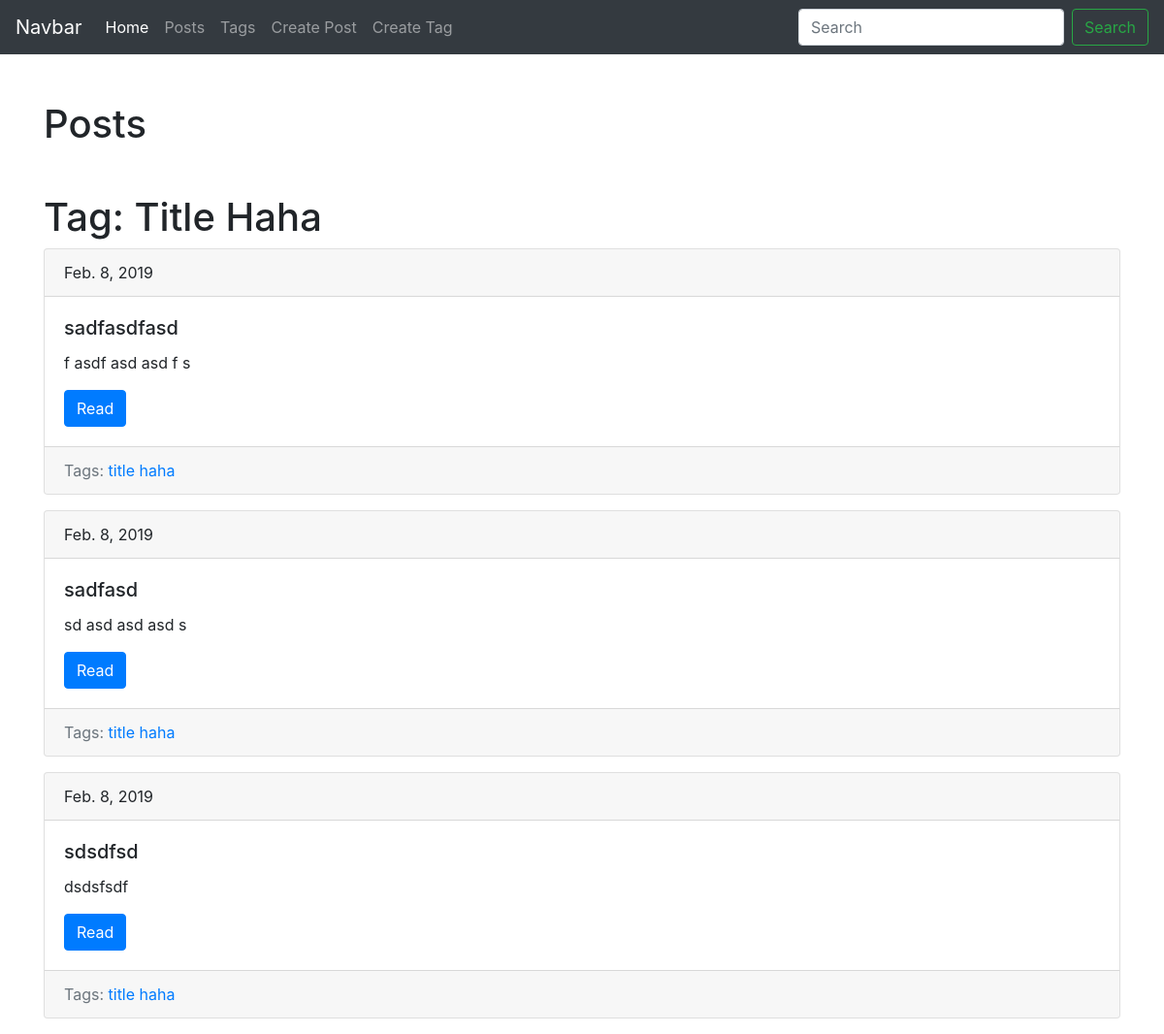
The app's page /blog/tag/slug-haha/, older data.
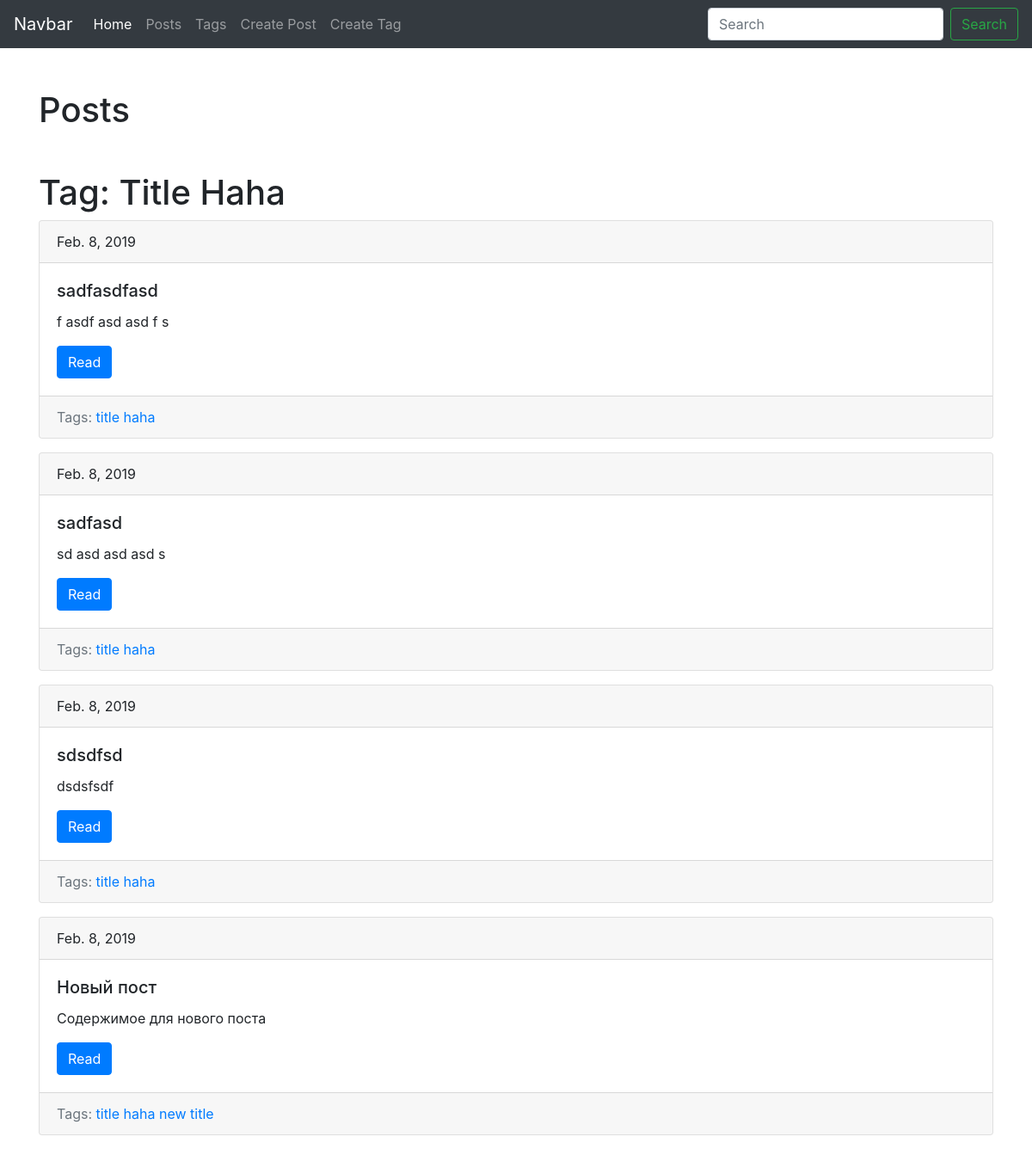
The same page, newer data.
### blog/models.py (models this page shows, shortened)
class Tag(models.Model):
    title = models.CharField(max_length=50)
    slug = models.CharField(max_length=50, unique=True)
    def get_absolute_url(self):
        return reverse('blog_tag_detail', kwargs={'slug': self.slug})

class Post(models.Model):
    title = models.CharField(max_length=150, db_index=True)
    slug = models.CharField(max_length=150, unique=True)
    body = models.TextField(blank=True, db_index=True)
    date_pub = models.DateTimeField(auto_now_add=True)
    tags = models.ManyToManyField('Tag', blank=True, related_name='posts')
    def get_absolute_url(self):
        return reverse('blog_post_detail', kwargs={'slug': self.slug})

### blog/views.py (the view)
# urls.py: path('tag/<str:slug>/', TagDetail.as_view(), name='blog_tag_detail'),
class TagDetail(ObjectDetailMixin, View):
    model = Tag
    template = 'blog/tag_detail.html'

### blog/utils.py (called while the page is built)
    def get(self, request, slug):
        obj = get_object_or_404(self.model, slug__iexact=slug)
        return render(request, self.template, context={
            self.model.__name__.lower(): obj,
            'detail': True,
            'admin_object': obj
        })

### blog/templates/blog/tag_detail.html (shortened to what this page needs)
{% extends 'blog/base.html' %}
{% block content %}
    <h1 class="mt-5">Tag: {{ tag.title | title }}</h1>
    {% for item in tag.posts.all %}
        {% include 'blog/includes/post_card_template.html' %}
    {% endfor %}
{% endblock %}

### blog/templates/blog/base.html (shortened to what this page needs)
{% extends 'base.html' %}

### templates/base.html (shortened to what this page needs)
{% load static %}
<!doctype html>
<html lang="en">
<head>
  <link rel="stylesheet" href="https://stackpath.bootstrapcdn.com/bootstrap/4.2.1/css/bootstrap.min.css"
>
  <link rel="stylesheet" href="{% static 'css/main.css' %}">
</head>
<body>
<nav class="navbar navbar-expand-lg navbar-dark bg-dark">
  <a class="navbar-brand" href="#">Navbar</a>
  <div class="collapse navbar-collapse" id="navbarSupportedContent">
    <ul class="navbar-nav mr-auto">
      <li class="nav-item active">
        <a class="nav-link" href="/">Home <span class="sr-only">(current)</span></a>
      </li>
      <li class="nav-item">
        <a class="nav-link" href="{% url 'blog_posts_list' %}">Posts</a>
      </li>
      <li class="nav-item">
        <a class="nav-link" href="{% url 'blog_tag_list' %}">Tags</a>
      </li>
      <li class="nav-item">
        <a class="nav-link" href="{% url 'blog_post_create' %}">Create Post</a>
      </li>
      <li class="nav-item">
        <a class="nav-link" href="{% url 'blog_tag_create' %}">Create Tag</a>
      </li>
    </ul>
    <form class="form-inline my-2 my-lg-0">
      <input
          class="form-control mr-sm-2"
          type="search"
          placeholder="Search"
          name="search"
          value="{{ search_query }}"
          aria-label="Search"
      >
      <button class="btn btn-outline-success my-2 my-sm-0" type="submit">Search</button>
    </form>
  </div>
</nav>
<div class="container mt-5">
  <div class="row">
    <div class="col-md-12">
      <h1 class="mb-5">Posts</h1>
      {% block content %}{% endblock %}
    </div>
  </div>
</div>
</body>
</html>

### blog/templates/blog/includes/post_card_template.html
<div class="card mb-3">
    <div class="card-header">
        {{ item.date_pub.date }}
    </div>
    <div class="card-body">
        <h5 class="card-title">{{ item.title }}</h5>
        <p class="card-text">{{ item.body | truncatewords:15 }}</p>
        <a href="{{ item.get_absolute_url }}" class="btn btn-primary">Read</a>
    </div>
  <div class="card-footer text-muted">
  Tags:
      {% for tag in item.tags.all %}
          <a href="{{ tag.get_absolute_url }}">{{ tag.title }}</a>
      {% endfor %}
  </div>
</div>

Row changes from the older to the newer data that the page shows:
added Post: date_pub "Feb. 8, 2019", title "Новый пост", body "Содержимое для нового поста", Tag (title "title haha")
now on this page (row unchanged): Tag: title "new title", shown under "Feb. 8, 2019"
